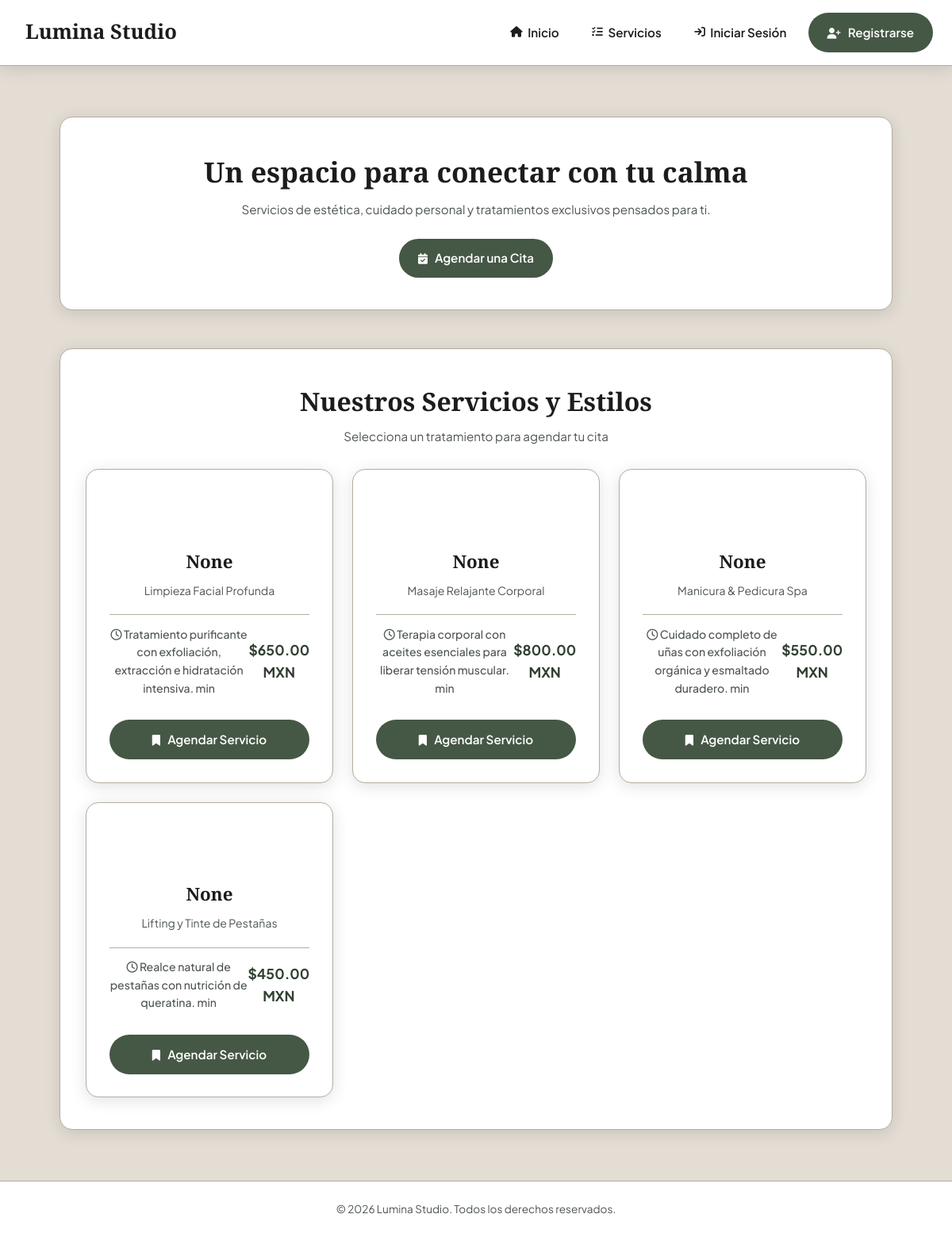
The page / on the database its author committed.
### tables this page shows
CREATE TABLE servicios (
                id INTEGER PRIMARY KEY AUTOINCREMENT,
                categoria_id INTEGER,
                nombre TEXT NOT NULL,
                descripcion TEXT,
                precio REAL NOT NULL,
                duracion_min INTEGER,
                tipo TEXT DEFAULT 'servicio', -- 'servicio' o 'producto'
                activo INTEGER DEFAULT 1,
                FOREIGN KEY (categoria_id) REFERENCES categorias(id)
            );

### app.py (the view)
@app.route('/')
def index():
    db = get_db()
    servicios = db.execute('SELECT * FROM servicios WHERE activo = 1 AND tipo = "servicio" LIMIT 6').fetchall()
    return render_template('index.html', servicios=servicios)

### app.py (called while the page is built)
def get_db():
    if 'db' not in g:
        g.db = sqlite3.connect(DATABASE)
        g.db.row_factory = sqlite3.Row
    return g.db

### templates/index.html (shortened to what this page needs)
{% extends 'base.html' %}
{% block content %}
<section class="hero-section">
    <h1>Un espacio para conectar con tu calma</h1>
    <p>Servicios de estética, cuidado personal y tratamientos exclusivos pensados para ti.</p>
    <a href="{{ url_for('agendar') }}" class="btn-primary"><i class="fa-solid fa-calendar-check"></i> Agendar una Cita</a>
</section>
<section class="services-preview-section" id="servicios">
    <h2 class="section-title">Nuestros Servicios y Estilos</h2>
    <p class="section-subtitle">Selecciona un tratamiento para agendar tu cita</p>
    <div class="services-grid">
        {% if servicios %}
            {% for s in servicios %}
            <div class="service-card">
                <div class="service-icon">
                </div>
                <h3 class="service-title">{{ s[1] }}</h3>
                <p class="service-description">{{ s[2] }}</p>
                <div class="service-meta">
                    <span class="service-duration"><i class="fa-regular fa-clock"></i> {{ s[3] }} min</span>
                    <span class="service-price">${{ "%.2f"|format(s[4]) if s|length > 4 and s[4] is number else s[4] }} MXN</span>
                </div>
                <a href="{{ url_for('agendar') }}" class="btn-primary btn-full"><i class="fa-solid fa-bookmark"></i> Agendar Servicio</a>
            </div>
            {% endfor %}
        {% endif %}
    </div>
</section>
{% endblock %}

### templates/base.html (shortened to what this page needs)
<!DOCTYPE html>
<html lang="es">
<head>
    <link rel="stylesheet" href="https://cdnjs.cloudflare.com/ajax/libs/font-awesome/6.5.1/css/all.min.css">
    <link rel="stylesheet" href="{{ url_for('static', filename='css/styles.css') }}">
</head>
<body>
    <nav class="navbar">
        <div class="nav-container">
            <a href="{{ url_for('index') }}" class="nav-brand">
                 Lumina Studio
            </a>
            <ul class="nav-menu" id="navMenu">
                <li><a href="{{ url_for('index') }}" class="nav-link"><i class="fa-solid fa-house"></i> Inicio</a></li>
                <li><a href="{{ url_for('index') }}#servicios" class="nav-link"><i class="fa-solid fa-list-check"></i> Servicios</a></li>
                {% if session.get('usuario_id') %}
                    <li><a href="{{ url_for('agendar') }}" class="nav-link btn-nav-highlight"><i class="fa-regular fa-calendar-check"></i> Agendar Cita</a></li>
                    <li><a href="{{ url_for('perfil') }}" class="nav-link"><i class="fa-regular fa-user"></i> Mi Perfil</a></li>
                    {% if session.get('rol') == 'admin' %}
                        <li><a href="{{ url_for('admin_panel') }}" class="nav-link admin-badge"><i class="fa-solid fa-sliders"></i> Panel Admin</a></li>
                    {% endif %}
                    <li><a href="{{ url_for('logout') }}" class="nav-link nav-logout"><i class="fa-solid fa-right-from-bracket"></i> Cerrar Sesión</a></li>
                {% else %}
                    <li><a href="{{ url_for('login') }}" class="nav-link"><i class="fa-solid fa-arrow-right-to-bracket"></i> Iniciar Sesión</a></li>
                    <li><a href="{{ url_for('registro') }}" class="btn-primary btn-sm"><i class="fa-solid fa-user-plus"></i> Registrarse</a></li>
                {% endif %}
            </ul>
        </div>
    </nav>
    <main class="main-content">
        {% block content %}{% endblock %}
    </main>
    <footer class="footer">
        <div class="footer-container">
            <p>&copy; 2026 Lumina Studio. Todos los derechos reservados.</p>
        </div>
    </footer>
</body>
</html>

### static/css/styles.css (style rules this page uses)
:root { --bg-main: #E3DDD4; --bg-secondary: #D4CDA0; --white: #FFFFFF; --border-soft: #B5ACA0; --text-primary: #1A1D1A; --text-secondary: #4E5650; --accent-sage: #455745; --accent-sage-dark: #324032; --accent-sand: #C7B09A; --shadow-soft: 0 4px 20px rgba(0, 0, 0, 0.12); --radius-card: 16px; --font-heading: 'Cormorant Garamond', serif; --font-body: 'Plus Jakarta Sans', sans-serif; }
* { margin: 0; padding: 0; box-sizing: border-box; }
body { background-color: var(--bg-main); color: var(--text-primary); font-family: var(--font-body); line-height: 1.6; display: flex; flex-direction: column; min-height: 100vh; }
.navbar { background-color: var(--white); border-bottom: 1px solid var(--border-soft); box-shadow: var(--shadow-soft); position: sticky; top: 0; z-index: 100; }
.nav-container { max-width: 1200px; margin: 0 auto; padding: 1rem 1.5rem; display: flex; justify-content: space-between; align-items: center; }
.nav-brand { font-family: var(--font-heading); font-size: 1.6rem; font-weight: 700; color: var(--text-primary); text-decoration: none; display: flex; align-items: center; gap: 0.5rem; cursor: pointer; }
.nav-menu { display: flex; align-items: center; list-style: none; gap: 0.8rem; }
.nav-link { text-decoration: none; color: var(--text-primary); font-size: 0.95rem; font-weight: 600; padding: 0.4rem 0.9rem; border-radius: 20px; transition: all 0.2s ease; cursor: pointer; user-select: none; display: inline-flex; align-items: center; }
.main-content { flex: 1; display: flex; flex-direction: column; justify-content: center; align-items: center; padding: 2.5rem 1.5rem; width: 100%; }
.hero-section, .services-preview-section { background-color: var(--white); border: 1px solid var(--border-soft); border-radius: var(--radius-card); box-shadow: var(--shadow-soft); padding: 2.5rem 2rem; width: 100%; max-width: 1050px; margin: 1.5rem auto; text-align: center; }
.hero-section h1, .auth-card h2, .profile-card h2 { font-family: var(--font-heading); font-size: 2.2rem; color: var(--text-primary); margin-bottom: 0.5rem; }
.auth-subtitle, .hero-section p, .section-subtitle { font-size: 0.95rem; color: var(--text-secondary); margin-bottom: 1.5rem; }
.section-title { font-family: var(--font-heading); font-size: 2rem; color: var(--text-primary); margin-bottom: 0.4rem; }
.btn-primary { background-color: var(--accent-sage); color: var(--white); padding: 0.8rem 1.5rem; border-radius: 25px; border: none; font-family: var(--font-body); font-weight: 600; font-size: 0.95rem; cursor: pointer; text-decoration: none; display: inline-block; transition: background 0.2s ease; user-select: none; }
.btn-full { width: 100%; text-align: center; }
.services-grid { display: grid; grid-template-columns: repeat(auto-fit, minmax(250px, 1fr)); gap: 1.5rem; margin-top: 1.8rem; }
.service-card { background-color: var(--white); border: 1px solid var(--border-soft); border-radius: var(--radius-card); box-shadow: var(--shadow-soft); padding: 1.8rem; display: flex; flex-direction: column; justify-content: space-between; text-align: center; transition: transform 0.2s ease, box-shadow 0.2s ease; }
.service-icon { font-size: 2.2rem; color: var(--accent-sage); margin-bottom: 0.8rem; }
.service-title { font-family: var(--font-heading); font-size: 1.4rem; color: var(--text-primary); margin-bottom: 0.5rem; }
.service-description { font-size: 0.88rem; color: var(--text-secondary); margin-bottom: 1.2rem; line-height: 1.5; }
.service-meta { display: flex; justify-content: space-between; align-items: center; padding: 0.8rem 0; border-top: 1px solid var(--border-soft); margin-bottom: 1rem; font-size: 0.88rem; }
.service-duration { color: var(--text-secondary); font-weight: 500; }
.service-price { font-size: 1.1rem; font-weight: 700; color: var(--accent-sage-dark); }
.footer { background-color: var(--white); border-top: 1px solid var(--border-soft); padding: 1.5rem 0; text-align: center; font-size: 0.85rem; color: var(--text-secondary); }
.nav-link i, .btn-primary i, .btn-secondary i { margin-right: 0.4rem; font-size: 0.9em; }

### rows shown on the page
servicios: s "None", nombre "Limpieza Facial Profunda", descripcion "Tratamiento purificante con exfoliación, extracción e hidratación intensiva.", precio "650.00"
servicios: s "None", nombre "Masaje Relajante Corporal", descripcion "Terapia corporal con aceites esenciales para liberar tensión muscular.", precio "800.00"
servicios: s "None", nombre "Manicura & Pedicura Spa", descripcion "Cuidado completo de uñas con exfoliación orgánica y esmaltado duradero.", precio "550.00"
servicios: s "None", nombre "Lifting y Tinte de Pestañas", descripcion "Realce natural de pestañas con nutrición de queratina.", precio "450.00"
